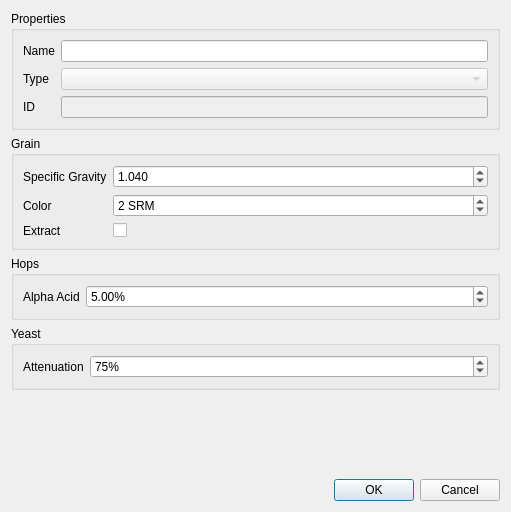
<?xml version="1.0" encoding="UTF-8"?>
<ui version="4.0">
 <class>IngredientEditDialog</class>
 <widget class="QDialog" name="IngredientEditDialog">
  <property name="geometry">
   <rect>
    <x>0</x>
    <y>0</y>
    <width>511</width>
    <height>512</height>
   </rect>
  </property>
  <property name="windowTitle">
   <string>Dialog</string>
  </property>
  <layout class="QVBoxLayout" name="verticalLayout" stretch="0,0,0,0,1,0">
   <item>
    <widget class="QGroupBox" name="grpProperties">
     <property name="title">
      <string>Properties</string>
     </property>
     <layout class="QFormLayout" name="formLayout">
      <item row="0" column="0">
       <widget class="QLabel" name="lblName">
        <property name="text">
         <string>Name</string>
        </property>
       </widget>
      </item>
      <item row="0" column="1">
       <widget class="QLineEdit" name="txtName"/>
      </item>
      <item row="1" column="0">
       <widget class="QLabel" name="lblType">
        <property name="text">
         <string>Type</string>
        </property>
       </widget>
      </item>
      <item row="2" column="0">
       <widget class="QLabel" name="lblId">
        <property name="text">
         <string>ID</string>
        </property>
       </widget>
      </item>
      <item row="2" column="1">
       <widget class="QLineEdit" name="txtId">
        <property name="enabled">
         <bool>false</bool>
        </property>
        <property name="readOnly">
         <bool>true</bool>
        </property>
       </widget>
      </item>
      <item row="1" column="1">
       <widget class="QComboBox" name="cmbType">
        <property name="enabled">
         <bool>false</bool>
        </property>
       </widget>
      </item>
     </layout>
    </widget>
   </item>
   <item>
    <widget class="QGroupBox" name="grpGrain">
     <property name="title">
      <string>Grain</string>
     </property>
     <layout class="QFormLayout" name="formLayout_2">
      <property name="fieldGrowthPolicy">
       <enum>QFormLayout::AllNonFixedFieldsGrow</enum>
      </property>
      <item row="0" column="0">
       <widget class="QLabel" name="lblSpecificGravity">
        <property name="text">
         <string>Specific Gravity</string>
        </property>
       </widget>
      </item>
      <item row="0" column="1">
       <widget class="QDoubleSpinBox" name="spnSpecificGravity">
        <property name="decimals">
         <number>3</number>
        </property>
        <property name="minimum">
         <double>1.000000000000000</double>
        </property>
        <property name="maximum">
         <double>1.100000000000000</double>
        </property>
        <property name="singleStep">
         <double>0.001000000000000</double>
        </property>
        <property name="value">
         <double>1.040000000000000</double>
        </property>
       </widget>
      </item>
      <item row="1" column="0">
       <widget class="QLabel" name="lblColor">
        <property name="text">
         <string>Color</string>
        </property>
       </widget>
      </item>
      <item row="1" column="1">
       <widget class="QDoubleSpinBox" name="spnColor">
        <property name="suffix">
         <string> SRM</string>
        </property>
        <property name="decimals">
         <number>0</number>
        </property>
        <property name="maximum">
         <double>1000.000000000000000</double>
        </property>
        <property name="value">
         <double>2.000000000000000</double>
        </property>
       </widget>
      </item>
      <item row="2" column="0">
       <widget class="QLabel" name="lblExtract">
        <property name="text">
         <string>Extract</string>
        </property>
       </widget>
      </item>
      <item row="2" column="1">
       <widget class="QCheckBox" name="chkExtract">
        <property name="text">
         <string/>
        </property>
       </widget>
      </item>
     </layout>
    </widget>
   </item>
   <item>
    <widget class="QGroupBox" name="grpHops">
     <property name="title">
      <string>Hops</string>
     </property>
     <layout class="QFormLayout" name="formLayout_3">
      <item row="0" column="1">
       <widget class="QDoubleSpinBox" name="spnAlphaAcid">
        <property name="suffix">
         <string>%</string>
        </property>
        <property name="decimals">
         <number>2</number>
        </property>
        <property name="maximum">
         <double>100.000000000000000</double>
        </property>
        <property name="value">
         <double>5.000000000000000</double>
        </property>
       </widget>
      </item>
      <item row="0" column="0">
       <widget class="QLabel" name="lblAlphaAcid">
        <property name="text">
         <string>Alpha Acid</string>
        </property>
       </widget>
      </item>
     </layout>
    </widget>
   </item>
   <item>
    <widget class="QGroupBox" name="grpYeast">
     <property name="title">
      <string>Yeast</string>
     </property>
     <layout class="QFormLayout" name="formLayout_4">
      <item row="0" column="0">
       <widget class="QLabel" name="lblAttenuation">
        <property name="text">
         <string>Attenuation</string>
        </property>
       </widget>
      </item>
      <item row="0" column="1">
       <widget class="QDoubleSpinBox" name="spnAttenuation">
        <property name="suffix">
         <string>%</string>
        </property>
        <property name="decimals">
         <number>0</number>
        </property>
        <property name="value">
         <double>75.000000000000000</double>
        </property>
       </widget>
      </item>
     </layout>
    </widget>
   </item>
   <item>
    <spacer name="verticalSpacer">
     <property name="orientation">
      <enum>Qt::Vertical</enum>
     </property>
     <property name="sizeHint" stdset="0">
      <size>
       <width>20</width>
       <height>40</height>
      </size>
     </property>
    </spacer>
   </item>
   <item>
    <widget class="QDialogButtonBox" name="buttonBox">
     <property name="orientation">
      <enum>Qt::Horizontal</enum>
     </property>
     <property name="standardButtons">
      <set>QDialogButtonBox::Cancel|QDialogButtonBox::Ok</set>
     </property>
    </widget>
   </item>
  </layout>
 </widget>
 <resources/>
 <connections>
  <connection>
   <sender>buttonBox</sender>
   <signal>accepted()</signal>
   <receiver>IngredientEditDialog</receiver>
   <slot>accept()</slot>
   <hints>
    <hint type="sourcelabel">
     <x>248</x>
     <y>254</y>
    </hint>
    <hint type="destinationlabel">
     <x>157</x>
     <y>274</y>
    </hint>
   </hints>
  </connection>
  <connection>
   <sender>buttonBox</sender>
   <signal>rejected()</signal>
   <receiver>IngredientEditDialog</receiver>
   <slot>reject()</slot>
   <hints>
    <hint type="sourcelabel">
     <x>316</x>
     <y>260</y>
    </hint>
    <hint type="destinationlabel">
     <x>286</x>
     <y>274</y>
    </hint>
   </hints>
  </connection>
 </connections>
</ui>
